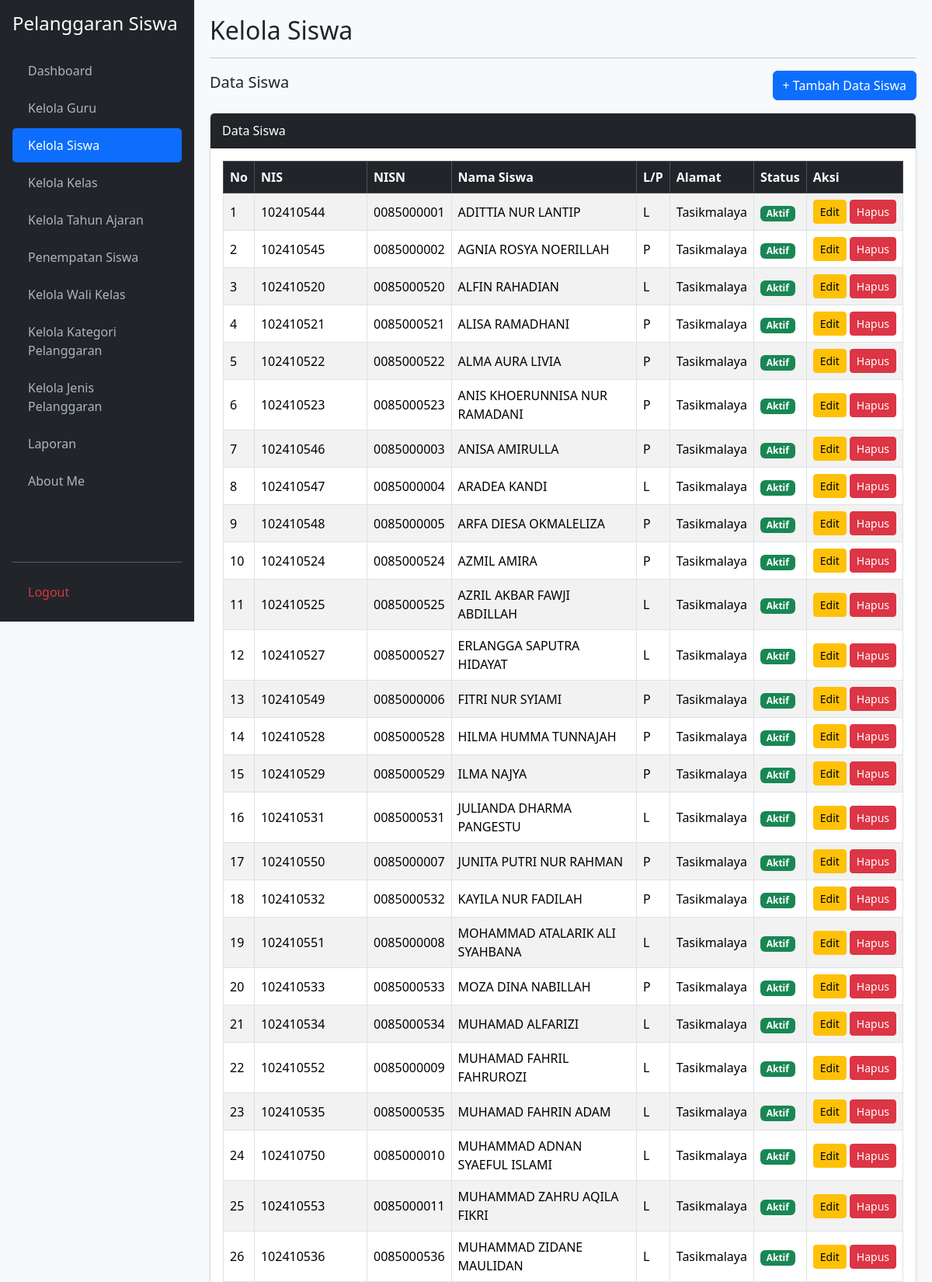
The page /kelola_siswa.php (signed in, upper part) on the database its author committed.
### tables this page shows
CREATE TABLE `t_siswa` (
  `id` int(11) NOT NULL,
  `nis` varchar(30) NOT NULL,
  `nisn` varchar(20) DEFAULT NULL,
  `nama` varchar(150) NOT NULL,
  `jenis_kelamin` char(1) DEFAULT NULL,
  `tanggal_lahir` date DEFAULT NULL,
  `alamat` text DEFAULT NULL,
  `status_aktif` tinyint(1) DEFAULT 1,
  `created_at` timestamp NULL DEFAULT NULL,
  `updated_at` timestamp NULL DEFAULT NULL
);

### kelola_siswa.php (the view, shortened to what this page needs)
<?php
require_once 'koneksi.php';
$aksi = $_GET['aksi'] ?? '';
$edit_id = (int)($_GET['edit'] ?? 0);
$edit = $edit_id
    ? mysqli_fetch_assoc(mysqli_query($koneksi, "SELECT * FROM t_siswa WHERE id=$edit_id"))
    : null;
$data = mysqli_query($koneksi, "SELECT * FROM t_siswa ORDER BY nama ASC");
$no = 1;
?>
<!DOCTYPE html>
<html lang="id">
<head>
    <link href="https://cdn.jsdelivr.net/npm/bootstrap@5.3.3/dist/css/bootstrap.min.css" rel="stylesheet">
    <link href="https://cdn.datatables.net/2.3.4/css/dataTables.bootstrap5.min.css" rel="stylesheet">
</head>
<body>
<div class="sidebar d-flex flex-column p-3">
    <h4 class="text-white mb-4">Pelanggaran Siswa</h4>
    <ul class="nav nav-pills flex-column mb-auto">
        <li class="nav-item mb-1"><a href="dashboard.php">Dashboard</a></li>
        <li class="nav-item mb-1"><a href="kelola_guru.php">Kelola Guru</a></li>
        <li class="nav-item mb-1"><a href="kelola_siswa.php" class="active">Kelola Siswa</a></li>
        <li class="nav-item mb-1"><a href="kelola_kelas.php">Kelola Kelas</a></li>
        <li class="nav-item mb-1"><a href="kelola_tahun_ajaran.php">Kelola Tahun Ajaran</a></li>
        <li class="nav-item mb-1"><a href="penempatan_siswa.php">Penempatan Siswa</a></li>
        <li class="nav-item mb-1"><a href="kelola_wali_kelas.php">Kelola Wali Kelas</a></li>
        <li class="nav-item mb-1"><a href="kelola_kategori_pelanggaran.php">Kelola Kategori Pelanggaran</a></li>
        <li class="nav-item mb-1"><a href="kelola_jenis_pelanggaran.php">Kelola Jenis Pelanggaran</a></li>
        <li class="nav-item mb-1"><a href="laporan.php">Laporan</a></li>
        <li class="nav-item mb-1"><a href="about_me.php">About Me</a></li>
    </ul>
    <hr>
    <div class="logout">
        <a href="logout.php" class="text-danger">Logout</a>
    </div>
</div>
<div class="main-content">
    <h2 class="mb-3">
        <?= $edit ? 'Edit Data Siswa' : ($aksi === 'tambah' ? 'Tambah Data Siswa' : 'Kelola Siswa'); ?>
    </h2>
    <hr>
    <?php if ($aksi === 'tambah' || $edit): ?>
        <div class="card shadow-sm">
            <div class="card-header bg-primary text-white">
                <?= $edit ? 'Edit Data Siswa' : 'Tambah Data Siswa' ?>
            </div>
            <div class="card-body">
                <form method="POST">
                    <input type="hidden" name="id" value="<?= $edit['id'] ?? '' ?>">
                    <div class="mb-3">
                        <label class="form-label">NIS</label>
                        <input type="text" name="nis"
                               class="form-control"
                               maxlength="8"
                               pattern="[0-9]{1,8}"
                               value="<?= htmlspecialchars($edit['nis'] ?? '') ?>"
                               required>
                    </div>
                    <div class="mb-3">
                        <label class="form-label">NISN</label>
                        <input type="text" name="nisn"
                               class="form-control"
                               maxlength="10"
                               pattern="[0-9]{0,10}"
                               value="<?= htmlspecialchars($edit['nisn'] ?? '') ?>">
                    </div>
                    <div class="mb-3">
                        <label class="form-label">Nama Siswa</label>
                        <input type="text" name="nama"
                               class="form-control"
                               value="<?= htmlspecialchars($edit['nama'] ?? '') ?>"
                               required>
                    </div>
                    <div class="mb-3">
                        <label class="form-label">Jenis Kelamin</label>
                        <select name="jenis_kelamin" class="form-select" required>
                            <option value="L" <?= ($edit['jenis_kelamin'] ?? '') == 'L' ? 'selected' : '' ?>>
                                Laki-laki
                            </option>
                            <option value="P" <?= ($edit['jenis_kelamin'] ?? '') == 'P' ? 'selected' : '' ?>>
                                Perempuan
                            </option>
                        </select>
                    </div>
                    <div class="mb-3">
                        <label class="form-label">Tanggal Lahir</label>
                        <input type="date" name="tanggal_lahir"
                               class="form-control"
                               value="<?= htmlspecialchars($edit['tanggal_lahir'] ?? '') ?>">
                    </div>
                    <div class="mb-3">
                        <label class="form-label">Alamat</label>
                        <textarea name="alamat" class="form-control" rows="3"><?= htmlspecialchars($edit['alamat'] ?? '') ?></textarea>
                    </div>
                    <div class="mb-3">
                        <label class="form-label">Status Aktif</label>
                        <select name="status_aktif" class="form-select" required>
                            <option value="Aktif" <?= (($edit['status_aktif'] ?? 1) == 1) ? 'selected' : '' ?>>
                                Aktif
                            </option>
                            <option value="Tidak Aktif" <?= (($edit['status_aktif'] ?? 1) == 0) ? 'selected' : '' ?>>
                                Tidak Aktif
                            </option>
                        </select>
                    </div>
                    <button type="submit" name="simpan" class="btn btn-primary">
                        <?= $edit ? 'Update Data' : 'Simpan'; ?>
                    </button>
                    <a href="kelola_siswa.php" class="btn btn-secondary">
                        Batal
                    </a>
                </form>
            </div>
        </div>
    <?php else: ?>
        <div class="d-flex justify-content-between align-items-center mb-3">
            <h5>Data Siswa</h5>
            <a href="kelola_siswa.php?aksi=tambah" class="btn btn-primary">
                + Tambah Data Siswa
            </a>
        </div>
        <div class="card shadow-sm">
            <div class="card-header bg-dark text-white">
                Data Siswa
            </div>
            <div class="card-body">
                <div class="table-responsive">
                    <table id="tabelSiswa" class="table table-bordered table-striped table-hover align-middle w-100">
                        <thead class="table-dark">
                            <tr>
                                <th>No</th>
                                <th>NIS</th>
                                <th>NISN</th>
                                <th>Nama Siswa</th>
                                <th>L/P</th>
                                <th>Alamat</th>
                                <th>Status</th>
                                <th>Aksi</th>
                            </tr>
                        </thead>
                        <tbody>
                            <?php while ($r = mysqli_fetch_assoc($data)): ?>
                                <tr>
                                    <td><?= $no++ ?></td>
                                    <td><?= htmlspecialchars($r['nis']) ?></td>
                                    <td><?= htmlspecialchars($r['nisn'] ?? '') ?></td>
                                    <td><?= htmlspecialchars($r['nama']) ?></td>
                                    <td><?= htmlspecialchars($r['jenis_kelamin']) ?></td>
                                    <td><?= htmlspecialchars($r['alamat'] ?? '-') ?></td>
                                    <td>
                                        <span class="badge bg-<?= $r['status_aktif'] == 1 ? 'success' : 'secondary' ?>">
                                            <?= $r['status_aktif'] == 1 ? 'Aktif' : 'Tidak Aktif' ?>
                                        </span>
                                    </td>
                                    <td>
                                        <div class="d-flex gap-1">
                                            <a href="kelola_siswa.php?edit=<?= $r['id'] ?>"
                                               class="btn btn-warning btn-sm">
                                                Edit
                                            </a>
                                            <a href="kelola_siswa.php?hapus=<?= $r['id'] ?>"
                                               class="btn btn-danger btn-sm"
                                               onclick="return confirm('Yakin ingin menghapus data siswa ini?')">
                                                Hapus
                                            </a>
                                        </div>
                                    </td>
                                </tr>
                            <?php endwhile; ?>
                        </tbody>
                    </table>
                </div>
            </div>
        </div>
    <?php endif; ?>
</div>
</body>
</html>

### kelola_siswa.php (style rules this page uses)
body { background-color: #f8f9fa; }
.sidebar { min-height: 100vh; background-color: #212529; color: #fff; position: fixed; width: 250px; top: 0; left: 0; overflow-y: auto; }
.sidebar a { color: #adb5bd; text-decoration: none; display: block; padding: 10px 20px; border-radius: 5px; }
.sidebar a:hover, .sidebar a.active { color: #fff; background-color: #0d6efd; }
.main-content { margin-left: 250px; padding: 20px; min-width: 0; }
.card { border: 1px solid #ddd; margin-bottom: 20px; }
.card-header { padding: 10px 15px; }

### rows shown on the page
t_siswa: nis "102410544", nisn "0085000001", nama "ADITTIA NUR LANTIP", jenis_kelamin "L", alamat "Tasikmalaya", status_aktif "Aktif"
t_siswa: nis "102410545", nisn "0085000002", nama "AGNIA ROSYA NOERILLAH", jenis_kelamin "P", alamat "Tasikmalaya", status_aktif "Aktif"
t_siswa: nis "102410520", nisn "0085000520", nama "ALFIN RAHADIAN", jenis_kelamin "L", alamat "Tasikmalaya", status_aktif "Aktif"
t_siswa: nis "102410521", nisn "0085000521", nama "ALISA RAMADHANI", jenis_kelamin "P", alamat "Tasikmalaya", status_aktif "Aktif"
t_siswa: nis "102410522", nisn "0085000522", nama "ALMA AURA LIVIA", jenis_kelamin "P", alamat "Tasikmalaya", status_aktif "Aktif"
t_siswa: nis "102410523", nisn "0085000523", nama "ANIS KHOERUNNISA NUR RAMADANI", jenis_kelamin "P", alamat "Tasikmalaya", status_aktif "Aktif"
t_siswa: nis "102410546", nisn "0085000003", nama "ANISA AMIRULLA", jenis_kelamin "P", alamat "Tasikmalaya", status_aktif "Aktif"
t_siswa: nis "102410547", nisn "0085000004", nama "ARADEA KANDI", jenis_kelamin "L", alamat "Tasikmalaya", status_aktif "Aktif"
t_siswa: nis "102410548", nisn "0085000005", nama "ARFA DIESA OKMALELIZA", jenis_kelamin "P", alamat "Tasikmalaya", status_aktif "Aktif"
t_siswa: nis "102410524", nisn "0085000524", nama "AZMIL AMIRA", jenis_kelamin "P", alamat "Tasikmalaya", status_aktif "Aktif"
t_siswa: nis "102410525", nisn "0085000525", nama "AZRIL AKBAR FAWJI ABDILLAH", jenis_kelamin "L", alamat "Tasikmalaya", status_aktif "Aktif"
t_siswa: nis "102410527", nisn "0085000527", nama "ERLANGGA SAPUTRA HIDAYAT", jenis_kelamin "L", alamat "Tasikmalaya", status_aktif "Aktif"
t_siswa: nis "102410549", nisn "0085000006", nama "FITRI NUR SYIAMI", jenis_kelamin "P", alamat "Tasikmalaya", status_aktif "Aktif"
t_siswa: nis "102410528", nisn "0085000528", nama "HILMA HUMMA TUNNAJAH", jenis_kelamin "P", alamat "Tasikmalaya", status_aktif "Aktif"
t_siswa: nis "102410529", nisn "0085000529", nama "ILMA NAJYA", jenis_kelamin "P", alamat "Tasikmalaya", status_aktif "Aktif"
t_siswa: nis "102410531", nisn "0085000531", nama "JULIANDA DHARMA PANGESTU", jenis_kelamin "L", alamat "Tasikmalaya", status_aktif "Aktif"
t_siswa: nis "102410550", nisn "0085000007", nama "JUNITA PUTRI NUR RAHMAN", jenis_kelamin "P", alamat "Tasikmalaya", status_aktif "Aktif"
t_siswa: nis "102410532", nisn "0085000532", nama "KAYILA NUR FADILAH", jenis_kelamin "P", alamat "Tasikmalaya", status_aktif "Aktif"
t_siswa: nis "102410551", nisn "0085000008", nama "MOHAMMAD ATALARIK ALI SYAHBANA", jenis_kelamin "L", alamat "Tasikmalaya", status_aktif "Aktif"
t_siswa: nis "102410533", nisn "0085000533", nama "MOZA DINA NABILLAH", jenis_kelamin "P", alamat "Tasikmalaya", status_aktif "Aktif"
t_siswa: nis "102410534", nisn "0085000534", nama "MUHAMAD ALFARIZI", jenis_kelamin "L", alamat "Tasikmalaya", status_aktif "Aktif"
t_siswa: nis "102410552", nisn "0085000009", nama "MUHAMAD FAHRIL FAHRUROZI", jenis_kelamin "L", alamat "Tasikmalaya", status_aktif "Aktif"
t_siswa: nis "102410535", nisn "0085000535", nama "MUHAMAD FAHRIN ADAM", jenis_kelamin "L", alamat "Tasikmalaya", status_aktif "Aktif"
t_siswa: nis "102410750", nisn "0085000010", nama "MUHAMMAD ADNAN SYAEFUL ISLAMI", jenis_kelamin "L", alamat "Tasikmalaya", status_aktif "Aktif"
t_siswa: nis "102410553", nisn "0085000011", nama "MUHAMMAD ZAHRU AQILA FIKRI", jenis_kelamin "L", alamat "Tasikmalaya", status_aktif "Aktif"
t_siswa: nis "102410536", nisn "0085000536", nama "MUHAMMAD ZIDANE MAULIDAN", jenis_kelamin "L", alamat "Tasikmalaya", status_aktif "Aktif"
